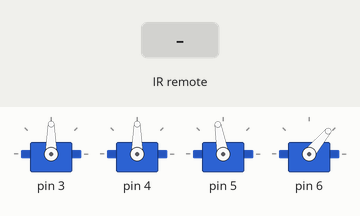
Recording of a sketch running on a simulated Arduino Uno, built with avr-gcc and run on an emulated ATmega328P. Shown: 4 × servo. The inputs (shaded band) are chosen by the test bench. What the sketch prints to the serial monitor is not drawn.

Above: at 1.2 s.
1.3 s: infrared code 0xFF02FD received
2.8 s: infrared code 0xFFA25D received
Timing chart, 0 to 5.8 s (numbered marks = the images above; inputs shaded):
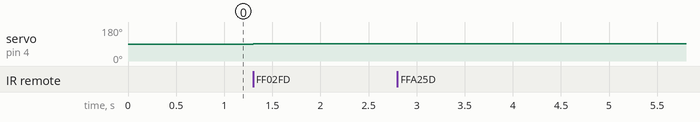

Measured:
- after the input at 1.3 s, servo on pin 4: 90° → 92° at once
- after the input at 2.8 s, every drawn part: stays the same

The sketch:

IF_controlled_MeArm.ino
```cpp
/*
1更改操作位置（location）和动作（operation）变量确定操作类型
2根据location确定操作的上下限
3改写pos
4检测pos变量是否合规
5写入舵机
*/


#include <IRremote.h>
#include <Servo.h>

//将对应的红外编码定义为常量
#define UP 16712445
#define DOWN 16750695
#define LEFT 16769055
#define RIGHT 16748655

#define F_CODE 16724175
#define R_CODE 16718055
#define B_CODE 16743045
#define C_CODE 1
#define HI_SPEED 16753245
#define LO_SPEED 16769565

//“长按”常量
#define KEEP 4294967295
#define NONE 0
//舵机角度范围常量
#define F_MIN 90
#define F_MAX 130
#define R_MIN 40
#define R_MAX 110
#define B_MIN 0
#define B_MAX 180
#define C_MIN 0
#define C_MAX 105


//接收器对象
IRrecv recv(7);
//接收器结果
decode_results result;
//操纵位置变量
unsigned long location;
unsigned long operation;
//result.value
unsigned long value;

//舵机对象
int posNum;
Servo servo[4];
//舵机角度参数
int pos[4];
//clow,fPos,rPos,bPos
//当前角度上下限参数
int min, max;
int step;

//-----------------------------------函数区----------------------------------------
//检查舵机角度是否合规的函数
bool check(){
  if(pos[posNum] > max){
    pos[posNum]  = max;
    return false;
  }else if(pos[posNum] < min){
    pos[posNum]  = min;
    return false;
  }
  return true;
}

void execute(){
  //根据code选择操作时的判断限制范围
  switch(location){
    case F_CODE:
      min = F_MIN;
      max = F_MAX;
      posNum = 1;
      break;
    case R_CODE:
      min = R_MIN;
      max = R_MAX;
      posNum = 2;
      break;
    case B_CODE:
      min = B_MIN;
      max = B_MAX;
      posNum = 3;
      break;
    case C_CODE:
      min = C_MIN;
      max = C_MAX;
      posNum = 0;
      break;
    default:
      break;
  }
  //改写pos
  switch(operation){
    case UP:
    case LEFT:
      pos[posNum] += step;
      break;
    case DOWN:
    case RIGHT:
      pos[posNum] -= step;
      break;
    default:
      break;
  }
  //检查并写入舵机
  if(check()){
    servo[posNum].write(pos[posNum]);
    //打印参数
    Serial.print(location);
    Serial.print(",");
    Serial.print(operation);
    Serial.print(",");
    Serial.print(pos[posNum]);
    Serial.print(",");
    Serial.print(servo[posNum].read());
    Serial.println();
  }
}

void setup() {
  // put your setup code here, to run once:
  servo[3].attach(3);//b
  servo[0].attach(4);//c
  servo[1].attach(5);//f
  servo[2].attach(6);//r
  //初始化角度变量
  pos[3] = 90;
  pos[0] = 90;
  pos[1] = 100;
  pos[2] = 50;
  step = 2;
  servo[3].write(pos[3]);
  servo[0].write(pos[0]);
  servo[1].write(pos[1]);
  servo[2].write(pos[2]);
  recv.enableIRIn();
  Serial.begin(9600);
}

void loop() {
  // put your main code here, to run repeatedly:
    if(recv.decode(&result)){
      value = result.value;
      //接收location
      switch(value){
        case F_CODE:
        case R_CODE:
        case B_CODE:
          location = value;
          operation = NONE;
          break;
        case HI_SPEED:
          step = 7;
          operation = NONE;
          Serial.println(step);
          break;
        case LO_SPEED:
          step = 2;
          operation = NONE;
          Serial.println(step);
          break;
        default:
          break;
      }
      //当操作为operation时不操作舵机
      ;
      //接收operation
      switch(value){
        case UP:
        case DOWN:
          location = C_CODE;
        case LEFT:
        case RIGHT:
          operation = value;
        case KEEP:
          execute();
          break;
        default:
          break;
      }
      recv.resume();
  }
}
```
